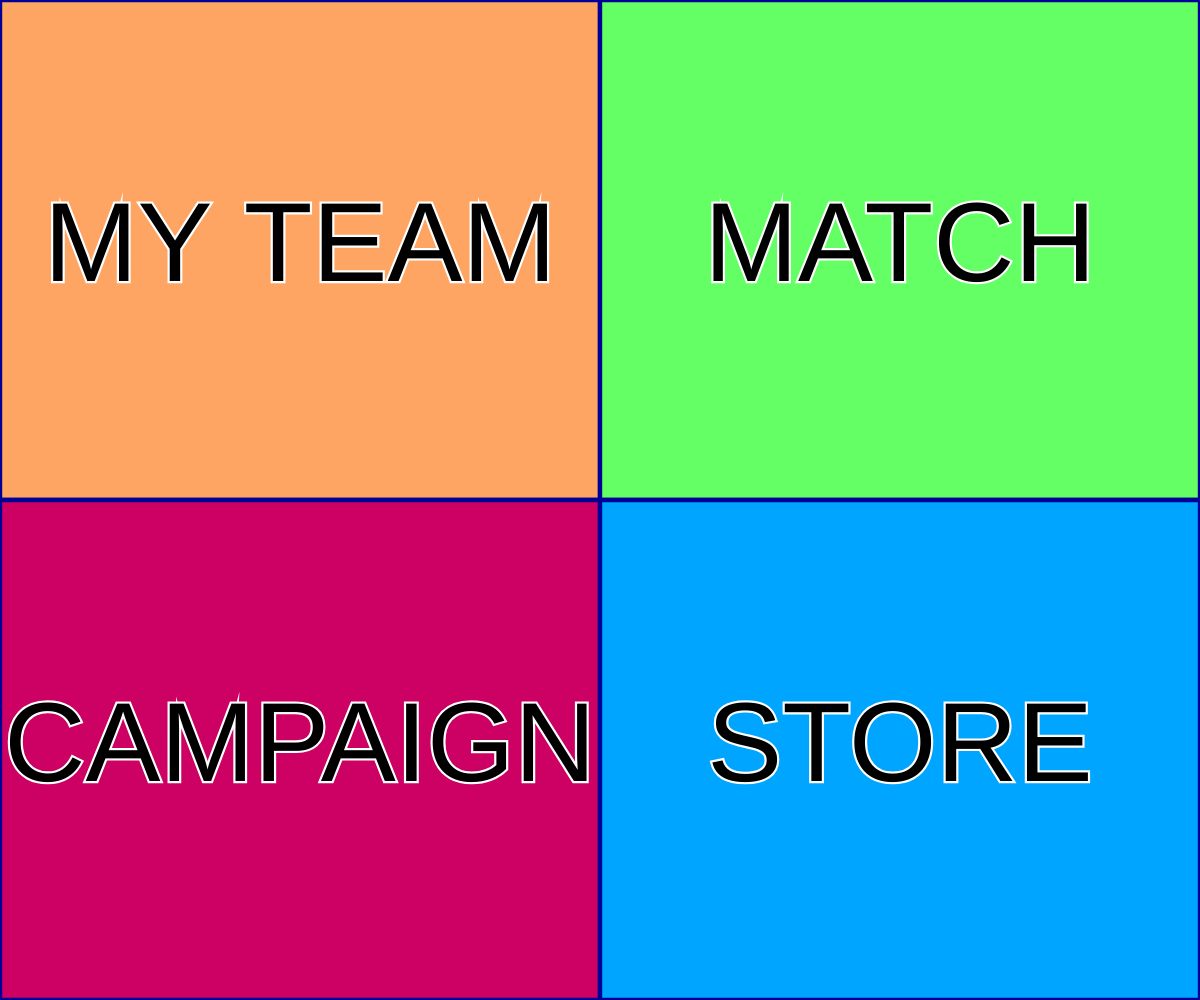
Frame 1 (no input)
Frame 60 (no input): identical to frame 1, image omitted
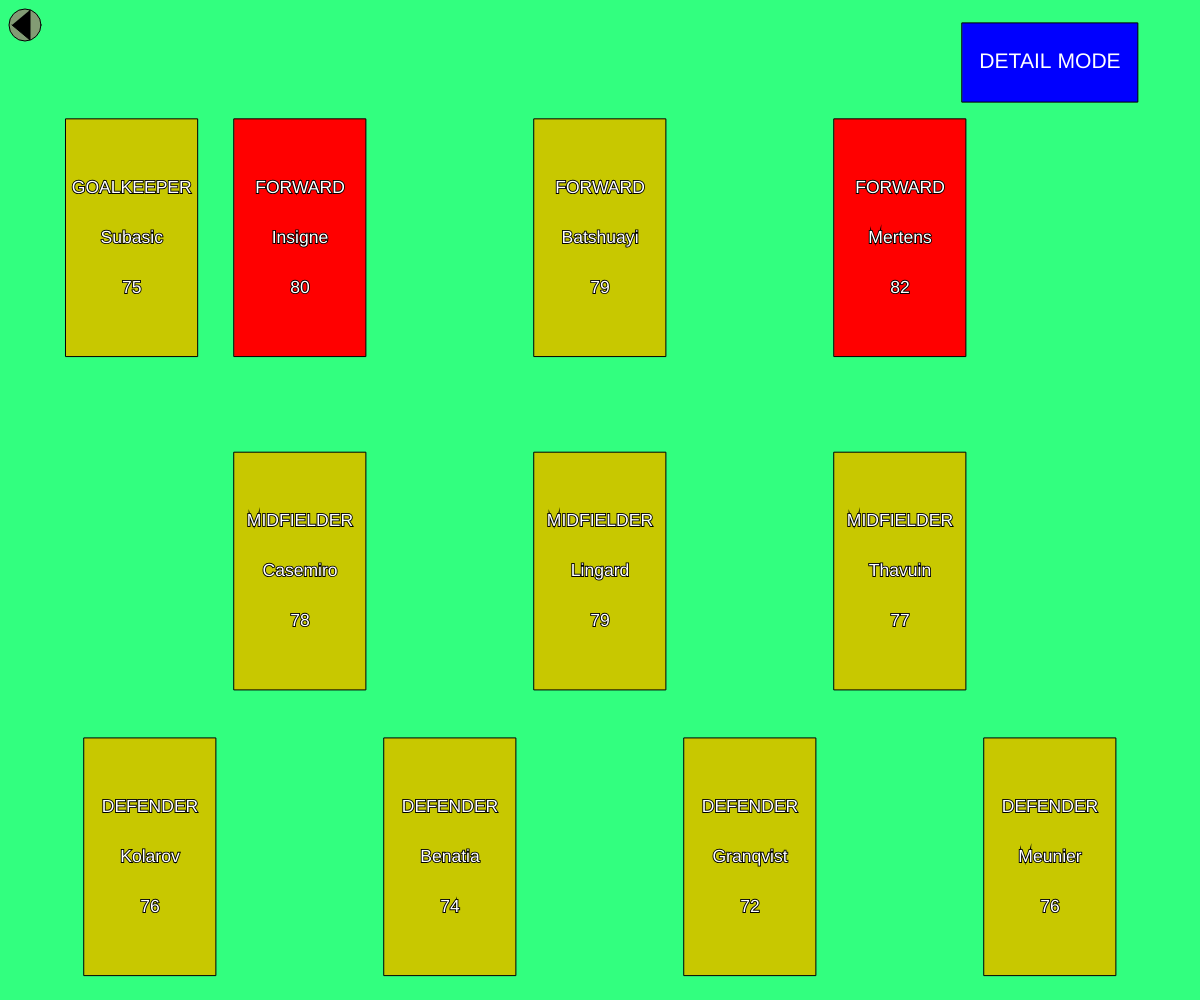
Frame 120 (the mouse pressed at the canvas centre since frame 60)

The p5.js sketch that drew these frames (run headless with seeded random() and noise() and a simulated clock; from frame 60 on, the mouse is pressed at the canvas centre):

// p5.js sketch
// ── sketch.js
let currency = 0;let wRatio,hRatio;let defaultTeam = [];let team =[];
let player1,player2,player3,player4,player5,player6,player7,player8,player9,player10,player11;
let menuScreen,teamScreen,matchScreen,campaignScreen,storeScreen;
let GK = DEF = MID = ATT = allPlayers = x = y = [];
let numOfSwapers = 0;let swaping = [];let opponents = [];let overalls = [];let teamIndex = 0; 
let myOvr = 0;let score = [];let played = false;let BEGINER,B_Matches,B_Pos,B_Ovrs,B_Rewards,B_Order;
let beginerMatches = [];let showPlayCampaign = false;
let toShow;let displayResults = false;let lose = false;let egal = false;let detailMode = false;
let cost = 0;let toSwap  = initialCoo = [];let campaignSelector = 'Beginer';
let doTraining = false;let numPages;let transferuri = [];let storePage = 0;let coins = 20000000;
let SPAIN;let S_Matches = S_Pos = S_Ovrs = S_Rewards = S_Order = spainMatches = [];
let GERMANY;let G_Matches = G_Pos = G_Ovrs = G_Rewards = G_Order = germanyMatches = [];let reserves = [];
let sub = false;let subSwap = subInitCoo = subToSwap = [];
let position = '';let done = false;
//MAIN
function setup() {
    createCanvas(window.innerWidth, window.innerHeight);
	    wRatio = width/1366;hRatio =windowHeight/631;
	    rectMode(CENTER);textAlign(CENTER,CENTER);    
		x = [150*wRatio,width/4 - width/8            ,width/4 - width/8 + width/4  ,width*3/4 - width/8          ,width - width/8              ,width/4              ,width/2              ,width*3/4            ,width/4   ,width/2   ,width*3/4 ];
		y = [150*hRatio,150*hRatio + height/3 + height/3.5,150*hRatio + height/3 + height/3.5,150*hRatio + height/3 + height/3.5,150*hRatio + height/3 + height/3.5,150*hRatio + height/3,150*hRatio + height/3,150*hRatio + height/3,150*hRatio,150*hRatio,150*hRatio];
		player1  = new Player('Subasic'  ,75,'GOALKEEPER',0 );defaultTeam.push(player1 );allPlayers.push(player1 );    
		player3  = new Player('Kolarov'  ,76,'DEFENDER'   ,1 );defaultTeam.push(player3 );allPlayers.push(player3 );    
		player4  = new Player('Benatia'  ,74,'DEFENDER'   ,2 );defaultTeam.push(player4 );allPlayers.push(player4 );    
		player5  = new Player('Granqvist',72,'DEFENDER'   ,3 );defaultTeam.push(player5 );allPlayers.push(player5 );    
		player2  = new Player('Meunier'  ,76,'DEFENDER'   ,4 );defaultTeam.push(player2 );allPlayers.push(player2 );    
		player6  = new Player('Casemiro' ,78,'MIDFIELDER',5 );defaultTeam.push(player6 );allPlayers.push(player6 );    
		player7  = new Player('Lingard'  ,79,'MIDFIELDER',6 );defaultTeam.push(player7 );allPlayers.push(player7 );    
		player8  = new Player('Thavuin'  ,77,'MIDFIELDER',7 );defaultTeam.push(player8 );allPlayers.push(player8 );    
		player9  = new Player('Insigne'  ,80,'FORWARD'   ,8 );defaultTeam.push(player9 );allPlayers.push(player9 );    
		player11 = new Player('Batshuayi',79,'FORWARD'   ,9 );defaultTeam.push(player11);allPlayers.push(player11);    
		player10 = new Player('Mertens'  ,82,'FORWARD'   ,10);defaultTeam.push(player10);allPlayers.push(player10);    
	    opponents = ['FC Barcelona','Atletico Madrid','Real Madrid','Juventus','AS Roma','Napoli','AC Milan','Inter Milan','Bayern Munich','BVB 09','Shalke04','Wfb Wolfsburg','PSG','OL Lyon','Chelsea','Man. United','Man. City','Tottenham','Arsenal','Stuttgart','Hamburg SV'];
	    overalls  = [91            ,86               ,90           ,89        ,87       ,88      ,85        ,85           ,89             ,86      ,83        ,82             ,88   ,82       ,87       ,88           ,89         ,87         ,87       ,78         ,75          ];
	    team = defaultTeam;    
	    for(let i=0;i<team.length;i++){
		if(team[i].TOP == 'GOALKEEPER') GK.push(team[i]);        
		if(team[i].TOP == 'DEFENDER') DEF.push(team[i]);
		if(team[i].TOP == 'MIDFIELDER') MID.push(team[i]);        
		if(team[i].TOP == 'FORWARD') ATT.push(team[i]);
		}
		for(p of team) myOvr += p.ovr;
		myOvr = round(myOvr/11);
		menuScreen = true;
		teamScreen = false;
		matchScreen = false;
		matchScreen = false;
		storeScreen = false;
	B_Matches = ['Ingolstadt','Palermo','Sunderland','Deportivo','Bologna','Sassuolo','Celta Vigo','Hamburg','Swansea','Sevilla'];
	G_Matches = ['Hertha','Monchengladbach','Hoffenheim','Eintracht','Leipzig','Stuttgart','Leverkusen','Schalke','Dortmund','Bayern Munich'];
	S_Matches = ['Celta Vigo','Eibar','Getafe','Real Betis','Sevilla','Villarreal','Valencia','Atletico Madrid','Real Madrid','Barcelona'];
	B_Pos = [{x:100*wRatio,y:height/2},{x:400*wRatio,y:height/4},{x:400*wRatio,y:height*3/4},{x:700*wRatio,y:height/8},{x:700*wRatio,y:height*3/8},{x:700*wRatio,y:height*5/8},{x:700*wRatio,y:height*7/8},{x:1000*wRatio,y:height/4},{x:1000*wRatio,y:height*3/4},{x:1300*wRatio,y:height/2}];
	S_Pos = [{x:100*wRatio,y:height / 2},{x:300*wRatio,y:height / 2},{x:500*wRatio,y:height/3},{x:500*wRatio,y:height*2/3},{x:700*wRatio,y:height/4},{x:700*wRatio,y:height/2},{x:700*wRatio,y:height*3/4},{x:900*wRatio,y:height/2},{x:1100*wRatio,y:height/3},{x:1100*wRatio,y:height*2/3}];
	G_Pos = [{x:100*wRatio,y:height/4},{x:100*wRatio,y:height/2},{x:100*wRatio,y:height*3/4},{x:350*wRatio,y:height/2},{x:600*wRatio,y:height/3},{x:600*wRatio,y:height*2/3},{x:850*wRatio,y:height/3},{x:850*wRatio,y:height*2/3},{x:1100*wRatio,y:height/3},{x:1100*wRatio,y:height*2/3}];
	B_Ovrs = [70,71,73,73,74,75,76,78,78,81];
	S_Ovrs = [88,89,90,91,92,94,94,96,98,98];
	G_Ovrs = [91,92,93,94,95,96,97,98,99,100];
	B_Rewards = [1,2,2,3,3,4,4,5,5,8];
	S_Rewards = [3,3,3,4,4,5,5,7,10,10];
	G_Rewards = [4,4,5,5,6,7,7,9,11,12];
	B_Order = [0,1,1,3,3,3,3,7,7,9];
	S_Order = [0,1,2,2,4,4,4,7,8,8];
	G_Order = [0,0,0,3,4,4,6,6,8,8];
	BEGINER = new Campanie(10,B_Matches,B_Pos,B_Ovrs,B_Rewards,B_Order);
	SPAIN = new Campanie(10,S_Matches,S_Pos,S_Ovrs,S_Rewards,S_Order);
	GERMANY = new Campanie(10,G_Matches,G_Pos,G_Ovrs,G_Rewards,G_Order);
	for(let i=0;i<BEGINER.numMatches;i++){
		beginerMatches.push(new Meci(BEGINER.opponents[i],BEGINER.ovrs[i],BEGINER.order[i],B_Pos[i],B_Rewards[i],beginerMatches));
	}
	for(let i=0;i<SPAIN.numMatches;i++){
		spainMatches.push(new Meci(SPAIN.opponents[i],SPAIN.ovrs[i],SPAIN.order[i],S_Pos[i],S_Rewards[i],spainMatches));
	}
	for(let i=0;i<GERMANY.numMatches;i++){
		germanyMatches.push(new Meci(GERMANY.opponents[i],GERMANY.ovrs[i],GERMANY.order[i],G_Pos[i],G_Rewards[i],germanyMatches));
	}
	adaugaJucatori();
	numPages = ceil(transferuri.length/10);}
function draw()  {
	if(menuScreen) showMenu();
	if(teamScreen) Team();     
	if(matchScreen) Match();     
	if(campaignScreen) Campaign();
	if(storeScreen) Store();}
//EVENT LISTENERS
function mousePressed(){
	if(menuScreen){
		if(mouseY >= 0 && mouseY <= height/2){ 
			if(mouseX >= 0 && mouseX <= width/2){setAllScreensFalse(team);teamScreen = true;} 
			else {setAllScreensFalse();matchScreen = true;}
		} else {
			if(mouseX >= 0 && mouseX <= width/2){setAllScreensFalse();campaignScreen = true;} 
			else {setAllScreensFalse();storeScreen = true;}
		}}
	if(!menuScreen && dist(mouseX,mouseY,25,25) <= 16) backToMenu();
	if(teamScreen) {
		for(let i=0;i<team.length;i++){
			if(mouseX >= team[i].x - 75*wRatio && mouseX <= team[i].x + 75*wRatio && mouseY >= team[i].y - 75*hRatio && mouseY <= team[i].y + 75*hRatio && detailMode) { team[i].details = true;} else team[i].details = false;
			if(mouseX >= team[i].x - 75*wRatio && mouseX <= team[i].x + 75*wRatio && mouseY >= team[i].y - 75*hRatio && mouseY <= team[i].y){
				if(detailMode) team[i].toTrain = true;
			}
			if(mouseX >= team[i].x - 75*wRatio && mouseX <= team[i].x + 75*wRatio && mouseY >= team[i].y && mouseY <= team[i].y + 75*hRatio){
				if(detailMode) {team[i].rezerve = true;sub = true;}
			}
			if(mouseX >= width*7/8 - 100*wRatio && mouseX <= width*7/8 + 100*wRatio && mouseY >= height/16 - 25*hRatio && mouseY <= height/16 + 25*hRatio) {detailMode = !detailMode;}
		}
			let trainPlayer;
			for(p of team) if(p.toTrain) {trainPlayer = p;doTraining = true;}
			if(doTraining){
				if(dist(mouseX,mouseY,width*3/4 - 250*wRatio,height/1.8) <= 50) if(cost > 0  ) cost --;
				if(dist(mouseX,mouseY,width*3/4 + 250*wRatio,height/1.8) <= 50) if(cost + trainPlayer.ovr < 100)cost++;
				let p1 = mouseX >= 940*wRatio && mouseX <= 940*wRatio + (1115-940) * wRatio;
				let p2 = mouseY >= 450*hRatio && mouseY <= 450*hRatio + (600-450) * hRatio;
				let p3 = currency >= (cost);
				if(p1 && p2 && p3){
					trainPlayer.ovr += cost;
					currency -= cost;
					let ovr = 0;
					for(p of team) ovr += p.ovr;
					ovr /= 11;
					cost = 0;
					myOvr = round(ovr);
				}
				if(dist(mouseX,mouseY,width - 50*wRatio,50*hRatio) <= 50){
					for(p of team) p.toTrain = false;
					doTraining = false;
				}
			}
		} else doTraining = false;
		if(sub){
			if(dist(mouseX,mouseY,width - 50*wRatio,50*hRatio) <= 50){
				for(p of team) p.rezerve = false;
					sub = false;
					done = false;
			}
		}
	if(matchScreen && !played){
		if(dist(mouseX,mouseY,width  /4 + 50*wRatio,height/2 + 50*hRatio) <= 50){if(teamIndex == 0 ) teamIndex = opponents.length - 1; else teamIndex--;}
		if(dist(mouseX,mouseY,width*3/4 - 50*wRatio,height/2 + 50*hRatio) <= 50){if(teamIndex == opponents.length - 1) teamIndex = 0 ; else teamIndex++;}
		if(mouseX >= width/2-width/4 && mouseX <= width/2+width/4 && mouseY >= height*3/4 - height/16 && mouseY <= height*3/4 + height/16){
			score = simulateMatch(myOvr,overalls[teamIndex]);
			if(score[0] > score[1]) coins += overalls[teamIndex]*(score[0] - score[1]);
			played = true;
		}}
	if(matchScreen && played){
		if(dist(mouseX,mouseY,width/2 + width*7/16 - 25*wRatio,height/2 - height*7/16 + 25*hRatio) <= 23){
			played = false;
		}}
	if(campaignScreen){
		if(mouseX >= 100*wRatio && mouseX <= 200*wRatio && mouseY >= (30-25/2)*hRatio && mouseY <= (30+25/2)*hRatio) campaignSelector = 'Beginer';
		if(mouseX >= 220*wRatio && mouseX <= 320*wRatio && mouseY >= (30-25/2)*hRatio && mouseY <= (30+25/2)*hRatio) campaignSelector = 'Spain';
		if(mouseX >= 340*wRatio && mouseX <= 440*wRatio && mouseY >= (30-25/2)*hRatio && mouseY <= (30+25/2)*hRatio) campaignSelector = 'Germany';
		if(campaignSelector == 'Beginer'){
			for(let i=0;i<beginerMatches.length;i++){
				let l = dist(mouseX,mouseY,beginerMatches[i].coo.x,beginerMatches[i].coo.y);
				if(l <= 50*wRatio){
					if(beginerMatches[i].canBePlayed){
						showPlayCampaign = true;
						toShow = beginerMatches[i];
					} else showPlayCampaign = false;
				}
			}
		}
		if(campaignSelector == 'Spain'){
			for(let i=0;i<spainMatches.length;i++){
				let l = dist(mouseX,mouseY,spainMatches[i].coo.x,spainMatches[i].coo.y);
				if(l <= 50*wRatio){
					if(spainMatches[i].canBePlayed){
						showPlayCampaign = true;
						toShow = spainMatches[i];
					} else showPlayCampaign = false;
				}
			}			
		}
		if(campaignSelector == 'Germany'){
			for(let i=0;i<germanyMatches.length;i++){
				let l = dist(mouseX,mouseY,germanyMatches[i].coo.x,germanyMatches[i].coo.y);
				if(l <= 50*wRatio){
					if(germanyMatches[i].canBePlayed){
						showPlayCampaign = true;
						toShow = germanyMatches[i];
					} else showPlayCampaign = false;
				}
			}			
		}
		if(showPlayCampaign){
			if(campaignSelector == 'Beginer'){
				let s = (mouseX >= toShow.coo.x - 50*wRatio && mouseX<= toShow.coo.x + 50*wRatio && mouseY >= toShow.coo.y + 75*wRatio - 25/2*hRatio && mouseY <= toShow.coo.y + 75*wRatio + 25/2*hRatio);
				if(s) {
					score = simulateMatch(myOvr,toShow.ovr);
					if(score[0] > score[1]){
						showPlayCampaign = false;
						displayResults = true;
						currency += toShow.reward;
						toShow.won = true;
						lose = false;
						egal = false;
						toShow.canBePlayed = false;
						for(m of beginerMatches) m.calc();
					} else if(score[0] < score[1]){
						lose = true;
						egal = false;
						displayResults = true;
						showPlayCampaign = false;
					} else if(score[0] == score[1]){
						lose = false;
						egal = true;
						displayResults = true;
						showPlayCampaign = false;
					}
				}
			}
			if(campaignSelector == 'Spain'){
				let s = (mouseX >= toShow.coo.x - 50*wRatio && mouseX<= toShow.coo.x + 50*wRatio && mouseY >= toShow.coo.y + 75*wRatio - 25/2*hRatio && mouseY <= toShow.coo.y + 75*wRatio + 25/2*hRatio);
				if(s) {
					score = simulateMatch(myOvr,toShow.ovr);
					if(score[0] > score[1]){
						showPlayCampaign = false;
						displayResults = true;
						currency += toShow.reward;
						toShow.won = true;
						lose = false;
						egal = false;
						toShow.canBePlayed = false;
						for(m of spainMatches) m.calc();
					} else if(score[0] < score[1]){
						lose = true;
						egal = false;
						displayResults = true;
						showPlayCampaign = false;
					} else if(score[0] == score[1]){
						lose = false;
						egal = true;
						displayResults = true;
						showPlayCampaign = false;
					}
				}				
			}
			if(campaignSelector == 'Germany'){
				let s = (mouseX >= toShow.coo.x - 50*wRatio && mouseX<= toShow.coo.x + 50*wRatio && mouseY >= toShow.coo.y + 75*wRatio - 25/2*hRatio && mouseY <= toShow.coo.y + 75*wRatio + 25/2*hRatio);
				if(s) {
					score = simulateMatch(myOvr,toShow.ovr);
					if(score[0] > score[1]){
						showPlayCampaign = false;
						displayResults = true;
						currency += toShow.reward;
						toShow.won = true;
						lose = false;
						egal = false;
						toShow.canBePlayed = false;
						for(m of germanyMatches) m.calc();
					} else if(score[0] < score[1]){
						lose = true;
						egal = false;
						displayResults = true;
						showPlayCampaign = false;
					} else if(score[0] == score[1]){
						lose = false;
						egal = true;
						displayResults = true;
						showPlayCampaign = false;
					}
				}				
			}
		}
		if (displayResults) {
			let d = dist(mouseX,mouseY,width - 50*wRatio,50*wRatio);
			if(d <= 50){
				displayResults = false;
				lose = false;
			}
		}}
	if(storeScreen){
		if(dist(mouseX,mouseY,width/4   - 140*wRatio,height*8/9) <= 25) { if(storePage > 0       ) storePage--;}
		if(dist(mouseX,mouseY,width*3/4 + 140*wRatio,height*8/9) <= 25) { if(storePage < numPages) storePage++;}
		let length = transferuri.length;
		if(mouseX >= width*3/4 + 70*wRatio && mouseX <= width*3/4 + 170*wRatio){
			for(let i=storePage*10;i<storePage*10 + 10;i++){
				if(mouseY >= (transferuri[i].index % 10)*50*hRatio + 25*hRatio && mouseY <= (transferuri[i].index % 10)*50*hRatio + 75*hRatio){
					if(coins >= transferuri[i].price && !isInArray(transferuri[i],reserves)){
						reserves.push(transferuri[i]);
						transferuri[i].bought = true;
						coins -= transferuri[i].price;
						for(let j=0;j<length;j++){
							transferuri[j].index = j;
						}
					}
				}
			}
		}
	}}
function mouseDragged(){
	if(teamScreen){
		for(let i=0;i<team.length;i++) 
			if(mouseX >= team[i].x - 75*wRatio && mouseX <= team[i].x + 75*wRatio && mouseY >= team[i].y - 75*hRatio && mouseY <= team[i].y + 75*hRatio && toSwap.length == 0){ 
				toSwap.push(team[i].index);
				initialCoo.push(team[i].x,team[i].y);
				break;
			}
			if(toSwap[0]){
				team[toSwap[0]].x = mouseX;
				team[toSwap[0]].y = mouseY;
			}
	}
	if(teamScreen && sub){
		let possibleSwapers = [];
		for(p of reserves) if(p.TOP == position) possibleSwapers.push(p);
		for(p of possibleSwapers){
			if(mouseX >= p.x - 75*wRatio && mouseX <= p.x + 75*wRatio && 
				mouseY >= p.y - 75*hRatio && mouseY <= p.y + 75*hRatio && subSwap.length == 0){
				subSwap.push(p);
			}
		}
		if(subSwap[0]){
			subSwap[0].x = mouseX;
			subSwap[0].y = mouseY;
		}
	}}
function mouseReleased(){
	// Handle regular team swaps
	for(let i=0;i<team.length;i++){
		if(dist(mouseX,mouseY,team[i].x,team[i].y) <= 75){
			toSwap.push(team[i].index);
		}
	}
	if(toSwap.length ==  2){
		team[toSwap[0]].x = initialCoo[0];
		team[toSwap[0]].y = initialCoo[1];
		toSwap = [];
		initialCoo = [];
	}
	for(let i=0;i<toSwap.length;i++){
		if(toSwap[i] >10) { 
			toSwap.splice(i,1);
			i--;
		}
	}
	if(toSwap.length != 0){
		if(toSwap[0] == toSwap[1]){
			swap(toSwap[0],toSwap[2]);
		} else 	{
			swap(toSwap[0],toSwap[1]);
		}
	}
	toSwap = [];
	initialCoo = [];

	// Handle reserve swaps
	if(sub && subSwap.length > 0) {
		// Find the team player being swapped out
		let teamPlayer;
		for(let p of team) {
			if(p.rezerve) {
				teamPlayer = p;
				break;
			}
		}

		if(teamPlayer && subSwap[0]) {
			if(mouseX >= width*2/3 - width/6 && mouseX <= width*2/3 + width/6 &&
			   mouseY >= height/3 - height/4 && mouseY <= height/3 + height/4) {
				
				let teamIndex = team.indexOf(teamPlayer);
				let reserveIndex = reserves.indexOf(subSwap[0]);

				if(teamIndex !== -1 && reserveIndex !== -1) {
					let reservePlayer = subSwap[0];
					
					// Create new Player instance with reserve player's data
					let newTeamPlayer = new Player(
						reservePlayer.name,
						reservePlayer.ovr,
						reservePlayer.TOP,
						teamPlayer.index
					);
					newTeamPlayer.x = teamPlayer.x;
					newTeamPlayer.y = teamPlayer.y;

					// Create new transferPlayer instance with team player's data
					let newReservePlayer = new transferPlayer(
						teamPlayer.name,
						teamPlayer.ovr,
						teamPlayer.TOP,
						reserveIndex
					);
					
					// Update arrays
					team[teamIndex] = newTeamPlayer;
					reserves[reserveIndex] = newReservePlayer;
					
					// Recalculate team overall rating
					let totalOvr = 0;
					for(let p of team) {
						totalOvr += p.ovr;
					}
					myOvr = round(totalOvr/11);
					
					// Reset states
					sub = false;
					done = false;
					detailMode = true;
				}
			}
		}
	}
	subSwap = [];
}
//SCREEN SELECTORS
function showMenu(){
	push();
	stroke(0,0,150);
	strokeWeight(wRatio*5);
	fill(255,165,100);
	rect(width/4  ,height/4  ,width/2,height/2);
	fill(100,255,100);
	rect(width/4*3,height/4  ,width/2,height/2);
	fill(205,0,100);
	rect(width/4  ,height/4*3,width/2,height/2);
	fill(0,165,255);
	rect(width/4*3,height/4*3,width/2,height/2);
	textSize(wRatio*128);
	fill(0);
	stroke(255);
	text('MY TEAM',width/4  ,height/4  );
	text('MATCH'  ,width/4*3,height/4  );
	text('CAMPAIGN',width/4 ,height/4*3);
	text('STORE'  ,width/4*3,height/4*3);
	pop();}
function Team(){
	if(!sub) {
		showTeam();
		training();
		for(p of team) {
			if(p.x == undefined) p.x = x[p.index];
			if(p.y == undefined) p.y = y[p.index];
		}
	}
	if(sub){
		for(p of team) if(p.rezerve) showSubstitue(p);
	}}
function Match(){showMatch();if(played) showMatchDetails();}
function Campaign(){showCampaign();}
function Store(){showStore();}
//SHOW
function showTeam(){
	background(50,255,127);
	drawBackButton();
	showPlayers();
	if(detailMode) for(let i=0;i<11;i++) team[i].showDetails();
	push();
	fill(0,0,255);
	rect(width*7/8,height/16,200*wRatio,50*hRatio);
	fill(255);
	textSize(24*wRatio);
	text("DETAIL MODE",width*7/8,height/16);
	pop();}
function showMatch(){
	background(100,100,255);
	drawBackButton();
	push();
	fill(0,255,127);
	textSize(92*wRatio);
	stroke(0);
	strokeWeight(3);
	rect(width  /2,height  /4,width/2,height/4 + height/8);
	rect(width  /2,height*3/4,width/2,height/8           );
	ellipse(width  /4 + 50*wRatio,height/2 + 50*hRatio,100*wRatio,100*wRatio);
	ellipse(width*3/4 - 50*wRatio,height/2 + 50*hRatio,100*wRatio,100*wRatio);
	fill(0);
	noStroke();
	triangle(width/4 + 70*wRatio,height/2 + 5*hRatio,width/4 + 70*wRatio,height/2 + 95*hRatio,width/4,height/2 + 50*hRatio);
	triangle(width*3/4 - 70*wRatio,height/2 + 5*hRatio,width*3/4 - 70*wRatio,height/2 + 95,width*3/4,height/2 + 50*hRatio)
	text(opponents[teamIndex],width/2,height/4 - height/16);
	text(overalls[teamIndex] ,width/2,height/4 + height/16);
	text("PLAY",width/2,height*3/4);
	// text();
	// text();
	pop();}
function showCampaign(){
	background(0,200,50);
	drawBackButton();
	push();
	noStroke();
	fill(160,100,255);
	rect(150*wRatio,30*hRatio,100*wRatio,25*hRatio);
	rect(270*wRatio,30*hRatio,100*wRatio,25*hRatio);
	rect(390*wRatio,30*hRatio,100*wRatio,25*hRatio);
	textSize(20*wRatio);
	fill(0);
	text('Beginer',150*wRatio,30*hRatio);
	text('Spain',270*wRatio,30*hRatio);
	text('Germany',390*wRatio,30*hRatio);
	pop();
	if(campaignSelector == 'Beginer'){
		showBeginerCampaign();
	} else if(campaignSelector == 'Spain'){
		showSpainCampaign();
	} else if(campaignSelector == 'Germany'){
		showGermanCampaign();
	}
	if(displayResults){
		push();
		fill(100,200);
		stroke(0);
		strokeWeight(1);
		rect(width/2,height/2,width,height);
		fill(255);
		ellipse(width - 50*wRatio,50*wRatio,100*wRatio,100*wRatio);
		fill(0);
		noStroke();
		textSize(72*wRatio);
		text("X",width - 50*wRatio,50*wRatio);
		if(toShow.won) text("YOU WON!",width/2,height/4); 
		else if(lose) text("YOU LOSE!",width/2,height/4); 
		else if(draw) text("DRAW",width/2,height/4);
		textSize(36*wRatio);
		text("SCORE: " + score[0] + "-" + score[1],width/2,height*2/3);
		textSize(20*wRatio);
		text("CURRENCY:" + currency,100,100);
		pop();
	}}
function showStore(){
	background(255,255,100);
	push();
	fill(255);
	stroke(0);
	strokeWeight(1);
	ellipse(width/4   - 140*wRatio,height*8/9,50*wRatio);
	ellipse(width*3/4 + 140*wRatio,height*8/9,50*wRatio);
	fill(0);
	beginShape();
	vertex(width/4   - 125*wRatio,height*8/9 - 20*wRatio);
	vertex(width/4   - 125*wRatio,height*8/9 + 20*wRatio);
	vertex(width/4   - 165*wRatio,height*8/9);
	endShape();
	beginShape();
	vertex(width*3/4 + 125*wRatio,height*8/9 - 20*wRatio);
	vertex(width*3/4 + 125*wRatio,height*8/9 + 20*wRatio);
	vertex(width*3/4 + 165*wRatio,height*8/9);
	endShape();
	pop();
	drawBackButton();
	for(let i=storePage*10;(i<(storePage+1) * 10) && (i < transferuri.length);i++) transferuri[i].show();
	if(storePage == numPages){
		push();
		fill(255,100,0);
		rect(width/4,height/4,200*wRatio,200*wRatio);
		rect(width/2,height/4,200*wRatio,200*wRatio);
		rect(width*3/4,height/4,200*wRatio,200*wRatio);
		textSize(32*wRatio);
		fill(0);
		text("PLAYER",width/4,height/4 - 50*wRatio);
		text("PACKS",width/4,height/4 + 50*wRatio);
		text("TRAINING",width/2,height/4 - 50*wRatio);
		text("MIXT",width*3/4,height/4 - 50*wRatio);
		text("PACKS",width/2,height/4 + 50*wRatio);
		text("PACKS",width*3/4,height/4 + 50*wRatio);
		textSize(64*wRatio);
		text("TRAINING POINTS : " + currency,width/2,height/2);
		text("COINS : " + coins,width/2,height*3/4);
		pop();
	}}
//MECHANICS
function training(){for(t of team) if(t.toTrain) drawTrainingScreen(t,t.ovr);}
//HELPERS
function showPlayers(){
	for(let i=0;i<team.length;i++){
		push();
		if(team[i].ovr < 80) fill(200,200,0);
		if(team[i].ovr >= 80 && team[i].ovr < 90) fill(255,0,0);
		if(team[i].ovr >= 90) fill(51);
		rect(team[i].x,team[i].y,150*wRatio,150*hRatio)
		textSize(20*wRatio);
		fill(255);
		stroke(0);
		strokeWeight(2 * wRatio);
		text(team[i].TOP,team[i].x,team[i].y - 50);
		text(team[i].name,team[i].x,team[i].y);
		text(team[i].ovr,team[i].x,team[i].y + 50);
		pop();
	}}
function drawBackButton(){
	push();
	fill(255,0,100,100);
	stroke(0);
	ellipse(25,25,32,32);
	beginShape();
	fill(0);
	vertex(30,10);
	vertex(30,40);
	vertex(12,25);
	endShape();
	pop();}
function drawExitButton(){
	push();
	fill(255);
	strokeWeight(1);
	stroke(0);
	ellipse(width - 50*wRatio,50*hRatio,100*wRatio,100*wRatio);
	textSize(36*wRatio);
	fill(0);
	text("X",width - 50*wRatio,50*wRatio);
	pop();}
function setAllScreensFalse(){
	menuScreen = false;
	teamScreen = false;
	matchScreen = false;
	campaignScreen = false;
	storeScreen = false;}
function backToMenu(){
	menuScreen = true;
	teamScreen = false;
	matchScreen = false;
	campaignScreen = false;
	storeScreen = false;}
function isInArray(element,array){
	let inArray = false;
	for(e of array){
		if(e == element){
			inArray = true;
			break;
		}
	}
	return inArray;}
function simulateMatch(my_ovr,opponents_ovr){
	let dif = my_ovr - opponents_ovr;let score = [];
	if(my_ovr < 80 && opponents_ovr < 80){
		if(dif <  0) score = [0,1];
		if(dif == 0) {goal = round(random(1));score = [goal,goal];}
		if(dif > 0 && dif < 5) score = [floor(random(1,5)),0];
		if(dif > 5) score = [floor(random(5,8)),round(random(1))];
	}
	if(my_ovr < 80 && opponents_ovr >= 80 && opponents_ovr < 90) {
		score = [round(random(3)),floor(random(7,10))];
	}
	if(my_ovr < 80 && opponents_ovr >= 90){
		score = [floor(random(2)),floor(random(8,13))];
	}
	if(my_ovr >= 80 && my_ovr < 90 && opponents_ovr < 80) {
		score = [floor(random(5,9)),floor(random(2))];
	}
	if(my_ovr >= 90 && opponents_ovr < 80) {
		score = [floor(random(8,15)),round(random(1))];
	}
	if(my_ovr >= 80 && my_ovr < 90 && opponents_ovr >= 90) {
		score = [floor(random(1,3)),floor(random(4,8))];
	}
	if(opponents_ovr >= 80 &&  opponents_ovr <  90 && my_ovr >= 90){
		score = [floor(random(4,8)),floor(random(1,3))];
	}
	if((my_ovr >= 80 && my_ovr < 90 && opponents_ovr >= 80 && opponents_ovr < 90)||(my_ovr >= 90 && opponents_ovr >= 90)) {
		if(dif > 0) score = [dif,round(random(1))];else if(dif == 0) score = [round(random(3)),round(random(3))]; else score = [round(random(1)),abs(dif)];
	}
	if(abs(dif) == 1) score = [floor(random(3)),floor(random(3))];
	return score;}
function showMatchDetails(){
	push();
	let posesion = score[0] + score[1];
	let pos1 = score[0]/posesion;let pos2 = score[1]/posesion;
	pos1*=100;pos2*=100;pos1 = round(pos1);pos2 = round(pos2);
	fill(200,100,255);
	stroke(0);strokeWeight(2);
	rect(width/2,height/2,width*7/8,height*7/8);
	fill(255);
	ellipse(width/2 + width*7/16 - 25*wRatio,height/2 - height*7/16 + 25*hRatio,45*wRatio,45*wRatio);
	strokeWeight(1);
	textSize(72*wRatio);
	fill(0,255,0);
	rect(345*wRatio,235*hRatio,width/2.8,height/2.2);	
	fill(255);
	text("YOU",width/4,height/4);
	fill(255,0,0);
	rect(1020*wRatio,235*hRatio,width/2.8,height/2.2);
	fill(255);
	text(opponents[teamIndex],width*3/4,height/4);
	text(score[0],width/4,height/2);
	text(score[1],width*3/4,height/2);
	fill(0);
	textSize(48)
	text("X",width/2 + width*7/16 - 25*wRatio,height/2 - height*7/16 + 25*hRatio);
	fill(255,0,0);
	noStroke();
	rect(width/2,height*3/4,width*5/6,50*hRatio);
	fill(0,255,0);
	noStroke();
	if(score[0] == score[1]){rect((width/2 + width/12)/2,height*3/4,width*5/12,50*hRatio);} else {
		let l = pos1/100 * (width*5/6);
		let x1 = l/2 + width/12;
		rect(x1,height*3/4,l,50*hRatio);
	}
	fill("white");
	textSize(64*wRatio);
	text("COINS : " + coins,width/2,height*5/6);
	pop();}
function showCampaignMatch(argument) {
	push();
	fill(100,0,255);
	noStroke();
	rect(argument.coo.x,argument.coo.y + 75*wRatio,100*wRatio,25*hRatio);
	fill(0);
	textSize(20*wRatio);
	text("PLAY",argument.coo.x,argument.coo.y + 75*wRatio);
	pop();	}
function drawTrainingScreen(player){
	push();
	noStroke();
	fill(0,200,0);
	rect(width/2,height/2,width,height);
	if(player.ovr < 80) fill(255,255,0);
	if(player.ovr >= 80 && player.ovr < 90) fill(255,0,0);
	if(player.ovr >= 90) fill(51);
	stroke(0);
	strokeWeight(1);
	rect(width/6,height/2,400*wRatio,500*hRatio);
	textSize(48*wRatio);
	fill(0);
	text(player.TOP,width/6,height/2 - 150*hRatio);
	text(player.name,width/6,height/2);
	text(player.ovr,width/6,height/2 + 150*hRatio);
	text('Training Points:' + currency,width*3/4,height/8);
	fill(100);
	rect(width*3/4,height/3,600*wRatio,100*hRatio);
	rect(940*wRatio + (1115-940)/2 * wRatio,450*hRatio + (600-450)/2 *hRatio,(1115-940)*wRatio,(600-450)*hRatio);
	ellipse(width*3/4 - 250*wRatio,height/1.8,100*wRatio,100*wRatio);
	ellipse(width*3/4 + 250*wRatio,height/1.8,100*wRatio,100*wRatio);
	fill(255);
	text("-",width*3/4 - 250*wRatio,height/1.8);
	text("+",width*3/4 + 250*wRatio,height/1.8);
	text(player.ovr + cost,width*3/4,height/3);
	text("TRAINING COST:" + cost,width*3/4,height*2/3);
	text("TRAIN",940*wRatio + (1115-940)/2 * wRatio,450*hRatio + (600-450)/2 *hRatio);
	drawExitButton();
	pop();}
function showBeginerCampaign(){
	push();
	strokeWeight(4*wRatio);
	h_line(B_Pos[0],B_Pos[1],beginerMatches,0);
	h_line(B_Pos[0],B_Pos[2],beginerMatches,0);
	h_line(B_Pos[1],B_Pos[3],beginerMatches,1);
	h_line(B_Pos[1],B_Pos[4],beginerMatches,1);
	h_line(B_Pos[1],B_Pos[5],beginerMatches,1);
	h_line(B_Pos[1],B_Pos[6],beginerMatches,1);
	h_line(B_Pos[2],B_Pos[3],beginerMatches,2);
	h_line(B_Pos[2],B_Pos[4],beginerMatches,2);
	h_line(B_Pos[2],B_Pos[5],beginerMatches,2);
	h_line(B_Pos[2],B_Pos[6],beginerMatches,2);
	h_line(B_Pos[3],B_Pos[7],beginerMatches,3);
	h_line(B_Pos[3],B_Pos[8],beginerMatches,3);
	h_line(B_Pos[4],B_Pos[7],beginerMatches,4);
	h_line(B_Pos[4],B_Pos[8],beginerMatches,4);
	h_line(B_Pos[5],B_Pos[7],beginerMatches,5);
	h_line(B_Pos[5],B_Pos[8],beginerMatches,5);
	h_line(B_Pos[6],B_Pos[7],beginerMatches,6);
	h_line(B_Pos[6],B_Pos[8],beginerMatches,6);
	h_line(B_Pos[7],B_Pos[9],beginerMatches,7);
	h_line(B_Pos[8],B_Pos[9],beginerMatches,8);
	pop();
	for(m of beginerMatches) m.show();
	if(showPlayCampaign) showCampaignMatch(toShow);	}
function showSpainCampaign(){
	push();
	strokeWeight(4*wRatio);
	h_line(S_Pos[0],S_Pos[1],spainMatches,0);
	h_line(S_Pos[1],S_Pos[2],spainMatches,1);
	h_line(S_Pos[1],S_Pos[3],spainMatches,1);
	h_line(S_Pos[2],S_Pos[4],spainMatches,2);
	h_line(S_Pos[2],S_Pos[5],spainMatches,2);
	h_line(S_Pos[2],S_Pos[6],spainMatches,2);
	h_line(S_Pos[3],S_Pos[4],spainMatches,3);
	h_line(S_Pos[3],S_Pos[5],spainMatches,3);
	h_line(S_Pos[3],S_Pos[6],spainMatches,3);
	h_line(S_Pos[4],S_Pos[7],spainMatches,4);
	h_line(S_Pos[5],S_Pos[7],spainMatches,5);
	h_line(S_Pos[6],S_Pos[7],spainMatches,6);
	h_line(S_Pos[7],S_Pos[8],spainMatches,7);
	h_line(S_Pos[7],S_Pos[9],spainMatches,7);
	pop();
	for(m of spainMatches) {m.show();m.calc();}
	if(showPlayCampaign) showCampaignMatch(toShow);	}
function showGermanCampaign(){
	push();
	strokeWeight(4*wRatio);
	h_line(G_Pos[0],G_Pos[3],germanyMatches,0);
	h_line(G_Pos[1],G_Pos[3],germanyMatches,1);
	h_line(G_Pos[2],G_Pos[3],germanyMatches,2);
	h_line(G_Pos[3],G_Pos[4],germanyMatches,3);
	h_line(G_Pos[3],G_Pos[5],germanyMatches,3);
	h_line(G_Pos[4],G_Pos[6],germanyMatches,4);
	h_line(G_Pos[4],G_Pos[7],germanyMatches,4);
	h_line(G_Pos[5],G_Pos[6],germanyMatches,5);
	h_line(G_Pos[5],G_Pos[7],germanyMatches,5);
	h_line(G_Pos[6],G_Pos[8],germanyMatches,6);
	h_line(G_Pos[6],G_Pos[9],germanyMatches,6);
	h_line(G_Pos[7],G_Pos[8],germanyMatches,7);
	h_line(G_Pos[7],G_Pos[9],germanyMatches,7);
	pop();
	for(m of germanyMatches) {m.show();m.calc();}
	if(showPlayCampaign) showCampaignMatch(toShow);	}
function h_line(a,b,array,index){
	push();
	if(array[index].won){stroke(0,255,0)} else stroke(255,0,0);
	strokeWeight(4*wRatio);
	line(a.x,a.y,b.x,b.y);
	pop();}
function swap(fisrt,second){
	let a = team[fisrt];
	let b = team[second];

	if(a != undefined && b != undefined){
		team[fisrt].x = b.x;
		team[fisrt].y = b.y;
		team[second].x = initialCoo[0];
		team[second].y = initialCoo[1];
	}}
function showSubstitue(player){
	push();
	background(180,180,255)
	textSize(36*wRatio);
	drawExitButton();
	let pos = p.TOP;
	position = pos;
	let toShow = [];
	for(p of reserves) if(p.TOP == pos) toShow.push(p);
	let x,y;
	y = height*5/6;
	x = 150;
	if(!done){
		for(p of toShow){
			p.x = x;
			p.y = y;
			x += 200*wRatio;
		}
		done = true;
	}
	if(player.ovr < 80) fill(255,255,0);
	if(player.ovr >= 80 && player.ovr < 90) fill(255,0,0);
	if(player.ovr >= 90) fill(151);
	rect(width/4,height/3,width/3,height/2);
	textSize(64*wRatio);
	fill(0);
	text(player.TOP,width/4,height/3 - 100*hRatio);
	text(player.name,width/4,height/3);
	text(player.ovr,width/4,height/3 + 100*hRatio);
	fill(151);
	noStroke();
	rect(width*2/3,height/3,width/3,height/2);
	fill(0);
	textSize(36*wRatio);
	text("DRAG HERE TO SWAP",width*2/3,height/3);
	for(p of toShow){
		textSize(20*wRatio);
		if(p.ovr < 80) fill(255,255,0);
		if(p.ovr >= 80 && p.ovr < 90) fill(255,0,0);
		if(p.ovr >= 90) fill(151);
		rect(p.x,p.y,150*wRatio,150*hRatio);
		fill(0);
		text(p.TOP,p.x,p.y - 50*hRatio);
		text(p.name,p.x,p.y);
		text(p.ovr,p.x,p.y + 50 *hRatio);
	}
	pop();}

// ── campaign.js
function Campanie(matches,opponents,POS,ovrs,rewards,order){
	this.numMatches = matches;//INTEGER
	this.opponents = opponents;//ARRAY
	this.POS = POS;//ARRAY OF OBEJCTS {X:x,Y:y}
	this.ovrs = ovrs;//ARRAY
	this.rewards = rewards;//ARRAY
	this.order = order;//ARRAY
}
// ── database.js
function adaugaJucatori(){
    transferuri.push(new transferPlayer('Modric'     ,98,'MIDFIELDER',0 ));
    transferuri.push(new transferPlayer('Reus'       ,98,'MIDFIELDER',transferuri[transferuri.length - 1].index + 1));
    transferuri.push(new transferPlayer('Sterling'   ,98,'MIDFIELDER',transferuri[transferuri.length - 1].index + 1));
    transferuri.push(new transferPlayer('Di Maria'   ,98,'FORWARD'   ,transferuri[transferuri.length - 1].index + 1));
    transferuri.push(new transferPlayer('Hazard'     ,97,'FORWARD'   ,transferuri[transferuri.length - 1].index + 1));
    transferuri.push(new transferPlayer('Sanchez'    ,97,'FORWARD'   ,transferuri[transferuri.length - 1].index + 1));
    transferuri.push(new transferPlayer('Kane'       ,97,'FORWARD'   ,transferuri[transferuri.length - 1].index + 1));
    transferuri.push(new transferPlayer('Salah'      ,97,'FORWARD'   ,transferuri[transferuri.length - 1].index + 1));
    transferuri.push(new transferPlayer('Messi'      ,97,'FORWARD'   ,transferuri[transferuri.length - 1].index + 1));
    transferuri.push(new transferPlayer('Ronaldo'    ,97,'FORWARD'   ,transferuri[transferuri.length - 1].index + 1));
    transferuri.push(new transferPlayer('Marcelo'    ,97,'DEFENDER'  ,transferuri[transferuri.length - 1].index + 1));
	transferuri.push(new transferPlayer('De bruyne'  ,96,'MIDFIELDER',transferuri[transferuri.length - 1].index + 1));
    transferuri.push(new transferPlayer('Lewandowski',95,'FORWARD'   ,transferuri[transferuri.length - 1].index + 1));
	transferuri.push(new transferPlayer('Griezmann'  ,96,'FORWARD'   ,transferuri[transferuri.length - 1].index + 1));
    transferuri.push(new transferPlayer('Courtois'   ,96,'GOALKEEPER',transferuri[transferuri.length - 1].index + 1));
    transferuri.push(new transferPlayer('Alaba'      ,96,'DEFENDER'  ,transferuri[transferuri.length - 1].index + 1));
    transferuri.push(new transferPlayer('Bonucci'    ,96,'DEFENDER'  ,transferuri[transferuri.length - 1].index + 1));
    transferuri.push(new transferPlayer('Neymar'     ,96,'FORWARD'   ,transferuri[transferuri.length - 1].index + 1));
    transferuri.push(new transferPlayer('Busquets'   ,96,'MIDFIELDER',transferuri[transferuri.length - 1].index + 1));
    transferuri.push(new transferPlayer('Benatia'    ,96,'DEFENDER'  ,transferuri[transferuri.length - 1].index + 1));
    transferuri.push(new transferPlayer('Rakitic'    ,96,'MIDFIELDER',transferuri[transferuri.length - 1].index + 1));
    transferuri.push(new transferPlayer('Depay'      ,96,'MIDFIELDER',transferuri[transferuri.length - 1].index + 1));
    transferuri.push(new transferPlayer('Cavani'     ,96,'FORWARD'   ,transferuri[transferuri.length - 1].index + 1));
    transferuri.push(new transferPlayer('Kroos'      ,96,'MIDFIELDER',transferuri[transferuri.length - 1].index + 1));
    transferuri.push(new transferPlayer('Son'        ,96,'MIDFIELDER',transferuri[transferuri.length - 1].index + 1));
    transferuri.push(new transferPlayer('Bale'       ,95,'FORWARD'   ,transferuri[transferuri.length - 1].index + 1));
    transferuri.push(new transferPlayer('Suarez'     ,95,'FORWARD'   ,transferuri[transferuri.length - 1].index + 1));
    transferuri.push(new transferPlayer('Godin'      ,95,'DEFENDER'  ,transferuri[transferuri.length - 1].index + 1));
    transferuri.push(new transferPlayer('D.Luiz'     ,95,'DEFENDER'  ,transferuri[transferuri.length - 1].index + 1));
    transferuri.push(new transferPlayer('Perisic'    ,95,'MIDFIELDER',transferuri[transferuri.length - 1].index + 1));
    transferuri.push(new transferPlayer('Mkhitaryan' ,95,'MIDFIELDER',transferuri[transferuri.length - 1].index + 1));
    transferuri.push(new transferPlayer('Coutinho'   ,95,'MIDFIELDER',transferuri[transferuri.length - 1].index + 1));
    transferuri.push(new transferPlayer('Roudriguez' ,95,'MIDFIELDER',transferuri[transferuri.length - 1].index + 1));
    transferuri.push(new transferPlayer('Pogba'      ,95,'MIDFIELDER',transferuri[transferuri.length - 1].index + 1));
    transferuri.push(new transferPlayer('Insigne'    ,95,'MIDFIELDER',transferuri[transferuri.length - 1].index + 1));
    transferuri.push(new transferPlayer('Dybala'     ,95,'MIDFIELDER',transferuri[transferuri.length - 1].index + 1));
    transferuri.push(new transferPlayer('Isco'       ,95,'MIDFIELDER',transferuri[transferuri.length - 1].index + 1));
    transferuri.push(new transferPlayer('De Gea'     ,95,'GOALKEEPER',transferuri[transferuri.length - 1].index + 1));
    transferuri.push(new transferPlayer('Aguero'     ,95,'FORWARD'   ,transferuri[transferuri.length - 1].index + 1));
    transferuri.push(new transferPlayer('Vidal'      ,95,'MIDFIELDER',transferuri[transferuri.length - 1].index + 1));
    transferuri.push(new transferPlayer('Aubameyang' ,94,'FORWARD'   ,transferuri[transferuri.length - 1].index + 1));
    transferuri.push(new transferPlayer('T.Silva'    ,94,'DEFENDER'  ,transferuri[transferuri.length - 1].index + 1));
    transferuri.push(new transferPlayer('Kante'      ,94,'MIDFIELDER',transferuri[transferuri.length - 1].index + 1));
    transferuri.push(new transferPlayer('Gotze'      ,94,'MIDFIELDER',transferuri[transferuri.length - 1].index + 1));
    transferuri.push(new transferPlayer('Manolas'    ,94,'DEFENDER'  ,transferuri[transferuri.length - 1].index + 1));
    transferuri.push(new transferPlayer('Candreva'   ,94,'MIDFIELDER',transferuri[transferuri.length - 1].index + 1));
    transferuri.push(new transferPlayer('Casemiro'   ,94,'MIDFIELDER',transferuri[transferuri.length - 1].index + 1));
    transferuri.push(new transferPlayer('Ozil'       ,94,'MIDFIELDER',transferuri[transferuri.length - 1].index + 1));
    transferuri.push(new transferPlayer('Mertens'    ,94,'MIDFIELDER',transferuri[transferuri.length - 1].index + 1));
    transferuri.push(new transferPlayer('Iniesta'    ,94,'MIDFIELDER',transferuri[transferuri.length - 1].index + 1));
    transferuri.push(new transferPlayer('Cuadrado'   ,94,'MIDFIELDER',transferuri[transferuri.length - 1].index + 1));
    transferuri.push(new transferPlayer('Calejon'    ,93,'MIDFIELDER',transferuri[transferuri.length - 1].index + 1));
    transferuri.push(new transferPlayer('Chiellini'  ,93,'DEFENDER'  ,transferuri[transferuri.length - 1].index + 1));
    transferuri.push(new transferPlayer('Lozano'     ,93,'MIDFIELDER',transferuri[transferuri.length - 1].index + 1));
    transferuri.push(new transferPlayer('Lingard'    ,93,'MIDFIELDER',transferuri[transferuri.length - 1].index + 1));
    transferuri.push(new transferPlayer('Lemar'      ,93,'MIDFIELDER',transferuri[transferuri.length - 1].index + 1));
    transferuri.push(new transferPlayer('Marquinhos' ,93,'DEFENDER'  ,transferuri[transferuri.length - 1].index + 1));
    transferuri.push(new transferPlayer('Mandzukic'  ,93,'FORWARD'   ,transferuri[transferuri.length - 1].index + 1));
    transferuri.push(new transferPlayer('G.Jesus'    ,93,'FORWARD'   ,transferuri[transferuri.length - 1].index + 1));
    transferuri.push(new transferPlayer('Wijnaldum'  ,93,'MIDFIELDER',transferuri[transferuri.length - 1].index + 1));
    transferuri.push(new transferPlayer('Iheanacho'  ,93,'FORWARD'   ,transferuri[transferuri.length - 1].index + 1));
    transferuri.push(new transferPlayer('Van Persie' ,93,'FORWARD'   ,transferuri[transferuri.length - 1].index + 1));
    transferuri.push(new transferPlayer('Meunier'    ,93,'DEFENDER'  ,transferuri[transferuri.length - 1].index + 1));
    transferuri.push(new transferPlayer('Koulibaly'  ,93,'DEFENDER'  ,transferuri[transferuri.length - 1].index + 1));
    transferuri.push(new transferPlayer('Trippier'   ,93,'DEFENDER'  ,transferuri[transferuri.length - 1].index + 1));
    transferuri.push(new transferPlayer('Buffon'     ,93,'GOALKEEPER',transferuri[transferuri.length - 1].index + 1));
    transferuri.push(new transferPlayer('Neuer'      ,92,'GOALKEEPER',transferuri[transferuri.length - 1].index + 1));
    transferuri.push(new transferPlayer('Handanovic' ,92,'GOALKEEPER',transferuri[transferuri.length - 1].index + 1));
    transferuri.push(new transferPlayer('Higuain'    ,92,'FORWARD'   ,transferuri[transferuri.length - 1].index + 1));
    transferuri.push(new transferPlayer('Dele Alli'  ,92,'MIDFIELDER',transferuri[transferuri.length - 1].index + 1));
    transferuri.push(new transferPlayer('Alba'       ,92,'DEFENDER'  ,transferuri[transferuri.length - 1].index + 1));
    transferuri.push(new transferPlayer('Eriksen'    ,92,'MIDFIELDER',transferuri[transferuri.length - 1].index + 1));
    transferuri.push(new transferPlayer('Sokratis'   ,92,'DEFENDER'  ,transferuri[transferuri.length - 1].index + 1));
    transferuri.push(new transferPlayer('Miranda'    ,92,'DEFENDER'  ,transferuri[transferuri.length - 1].index + 1));
    transferuri.push(new transferPlayer('Ibrahimovic',92,'FORWARD'   ,transferuri[transferuri.length - 1].index + 1));
    transferuri.push(new transferPlayer('Brandt'     ,92,'FORWARD'   ,transferuri[transferuri.length - 1].index + 1));
    transferuri.push(new transferPlayer('Xhaka'      ,92,'MIDFIELDER',transferuri[transferuri.length - 1].index + 1));
    transferuri.push(new transferPlayer('Batshuaiy'  ,92,'FORWARD'   ,transferuri[transferuri.length - 1].index + 1));
    transferuri.push(new transferPlayer('Forsberg'   ,92,'MIDFIELDER',transferuri[transferuri.length - 1].index + 1));
    transferuri.push(new transferPlayer('Martial'    ,92,'FORWARD'   ,transferuri[transferuri.length - 1].index + 1));
    transferuri.push(new transferPlayer('Florenzi'   ,92,'DEFENDER'  ,transferuri[transferuri.length - 1].index + 1));
    transferuri.push(new transferPlayer('S.Mane'     ,92,'FORWARD'   ,transferuri[transferuri.length - 1].index + 1));
    transferuri.push(new transferPlayer('Muller'     ,92,'MIDFIELDER',transferuri[transferuri.length - 1].index + 1));
    transferuri.push(new transferPlayer('Varane'     ,92,'DEFENDER'  ,transferuri[transferuri.length - 1].index + 1));
    transferuri.push(new transferPlayer('Hummels'    ,92,'DEFENDER'  ,transferuri[transferuri.length - 1].index + 1));
    transferuri.push(new transferPlayer('Coleman'    ,92,'DEFENDER'  ,transferuri[transferuri.length - 1].index + 1));
    transferuri.push(new transferPlayer('B.Silva'    ,92,'MIDFIELDER',transferuri[transferuri.length - 1].index + 1));
    transferuri.push(new transferPlayer('Ramsey'     ,92,'MIDFIELDER',transferuri[transferuri.length - 1].index + 1));
    transferuri.push(new transferPlayer('Bartra'     ,92,'DEFENDER'  ,transferuri[transferuri.length - 1].index + 1));
    transferuri.push(new transferPlayer('Kagawa'     ,92,'MIDFIELDER',transferuri[transferuri.length - 1].index + 1));
    transferuri.push(new transferPlayer('Icardi'     ,92,'FORWARD'   ,transferuri[transferuri.length - 1].index + 1));
    transferuri.push(new transferPlayer('Imobile'    ,92,'FORWARD'   ,transferuri[transferuri.length - 1].index + 1));
    transferuri.push(new transferPlayer('Umtiti'     ,92,'DEFENDER'  ,transferuri[transferuri.length - 1].index + 1));
    transferuri.push(new transferPlayer('Naldo'      ,92,'DEFENDER'  ,transferuri[transferuri.length - 1].index + 1));
    transferuri.push(new transferPlayer('Pepe'       ,92,'DEFENDER'  ,transferuri[transferuri.length - 1].index + 1));
    transferuri.push(new transferPlayer('Valencia'   ,92,'DEFENDER'  ,transferuri[transferuri.length - 1].index + 1));
    transferuri.push(new transferPlayer('Tevez'      ,92,'FORWARD'   ,transferuri[transferuri.length - 1].index + 1));
    transferuri.push(new transferPlayer('Akinfeev'   ,92,'GOALKEEPER',transferuri[transferuri.length - 1].index + 1));
    transferuri.push(new transferPlayer('Cheryshev'  ,92,'MIDFIELDER',transferuri[transferuri.length - 1].index + 1));
    transferuri.push(new transferPlayer('Smolov'     ,92,'FORWARD'   ,transferuri[transferuri.length - 1].index + 1));
    transferuri.push(new transferPlayer('Bailly'     ,92,'DEFENDER'  ,transferuri[transferuri.length - 1].index + 1));
    transferuri.push(new transferPlayer('Pique'      ,91,'DEFENDER'  ,transferuri[transferuri.length - 1].index + 1));
    transferuri.push(new transferPlayer('Granqvist'  ,91,'DEFENDER'  ,transferuri[transferuri.length - 1].index + 1));
    transferuri.push(new transferPlayer('Otamendi'   ,91,'DEFENDER'  ,transferuri[transferuri.length - 1].index + 1));
    transferuri.push(new transferPlayer('Quaresma'   ,91,'MIDFIELDER',transferuri[transferuri.length - 1].index + 1));
    transferuri.push(new transferPlayer('Kalou'      ,91,'MIDFIELDER',transferuri[transferuri.length - 1].index + 1));
    transferuri.push(new transferPlayer('Budescu'    ,90,'MIDFIELDER',transferuri[transferuri.length - 1].index + 1));
    transferuri.push(new transferPlayer('Chipciu'    ,90,'MIDFIELDER',transferuri[transferuri.length - 1].index + 1));
    transferuri.push(new transferPlayer('Tatarusanu' ,90,'GOALKEEPER',transferuri[transferuri.length - 1].index + 1));
    transferuri.push(new transferPlayer('Tanase'     ,90,'MIDFIELDER',transferuri[transferuri.length - 1].index + 1));
}
// ── match.js
function Meci(team,ovr,pos,coo,reward,array){
	this.team = team;
	this.ovr = ovr;
	this.pos = pos;
	this.won = false;
	this.coo = coo;
	this.reward = reward;
	this.canBePlayed = false;
	this.counter = 0;
	this.array = array;
	for(m of this.array) if(m.won) this.counter++;
	if(this.counter >= this.pos && !this.won) this.canBePlayed = true; else this.canBePlayed = false;
	
	this.calc = function(){
		this.counter = 0;
		for(m of this.array) if(m.won) this.counter++;
		if(this.counter >= this.pos && !this.won) this.canBePlayed = true; else this.canBePlayed = false;
	}
	this.show = function(){
		push();
		fill(100);
		strokeWeight(1);
		ellipse(this.coo.x,this.coo.y,100*wRatio,100*wRatio);
		textSize(16*wRatio);
		fill(255);
		noStroke();
		text(this.team,this.coo.x,this.coo.y - 15*hRatio);
		text(this.ovr ,this.coo.x,this.coo.y + 15*hRatio);
		pop();
	}
}
// ── player.js
function Player(name,ovr,TOP,index){
	this.rezerve = false;
	this.toTrain = false;
	this.toSwap = false;
	this.index = index;
	this.name = name;
	this.details = false;
	this.ovr = ovr;
	this.x = x[this.index];
	this.y = y[this.index];
	this.TOP = TOP; // STANDS FOR TYPE OF POSITION(DEFENDER,MIDFIELDER,FORWARD,GK)
	this.selected = false;
	this.details = false;
	
	this.showDetails = function(){
		this.details = true;
		push();
		fill(150,100);
		stroke(0);
		strokeWeight(2);
		textSize(30*wRatio);
		rect(this.x,this.y - 75/2 * hRatio,150*wRatio,75*hRatio);
		rect(this.x,this.y + 75/2 * hRatio,150*wRatio,75*hRatio);
		fill(0);
		noStroke();
		text("TRAIN",this.x,this.y - 75/2 *hRatio);
		text("SWAP" ,this.x,this.y + 75/2 *hRatio)
		pop();
	}
}
// ── transfer.js
function transferPlayer(name,ovr,TOP,index){
	this.x = 0;
	this.y = 0;
	this.bought = false;
	this.name = name;
	this.ovr = ovr;
	this.TOP = TOP;
	this.price = round(map(this.ovr,90,100,1000000,10000000));
	this.index = index;

	this.show = function(){
		push();
		fill(100,100,255);
		rect(width/2,(this.index % 10)*50*hRatio + 50*hRatio,width*3/4,50*hRatio);
		textSize(20*wRatio);
		fill(0);
		text(this.name,width/4 - 100*wRatio,(this.index % 10)*50*hRatio + 50*hRatio);
		text("OVR:" + this.ovr ,width/2 - 100*wRatio,(this.index % 10)*50*hRatio + 50*hRatio);
		text("PRICE:" + this.price,width*3/4 - 100*wRatio,(this.index % 10)*50*hRatio + 50*hRatio);
		if(coins >= this.price) fill(0,255,0); else fill(255,0,0);
		this.bought && fill(151);
		rect(width*3/4 + 120*wRatio,(this.index % 10)*50*hRatio + 50*hRatio,100*wRatio,50*hRatio);
		fill(0);
		(!this.bought) && text("BUY",width*3/4 + 120*wRatio,(this.index % 10)*50*hRatio + 50*hRatio);
		this.bought && text("BOUGHT",width*3/4 + 120*wRatio,(this.index % 10)*50*hRatio + 50*hRatio);
		pop();
	}
}
